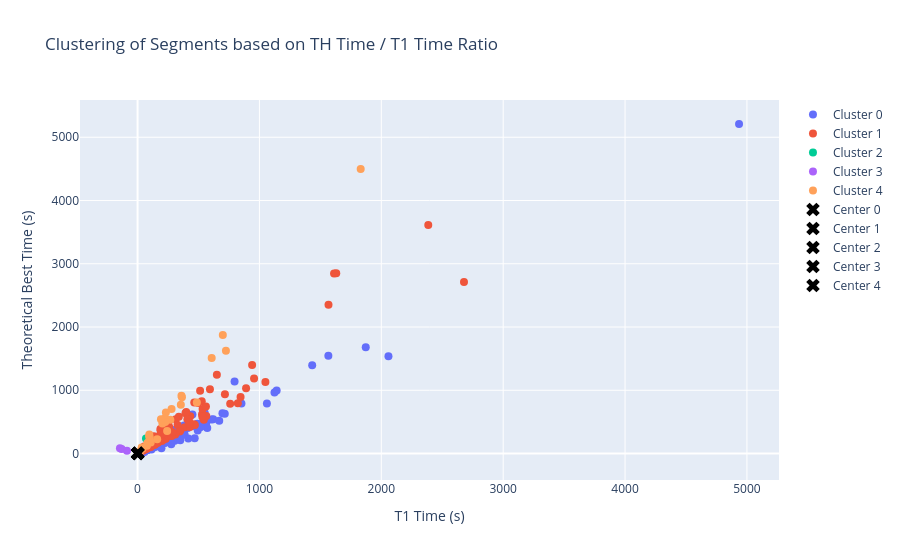

The cell this chart's notebook holds for it:
### Code cell
fig = go.Figure()
colors = px.colors.qualitative.Plotly
for i in range(5):
    cluster_data = Test_df[Test_df['cluster'] == i]
    fig.add_trace(go.Scatter(
        x=cluster_data['T1_time'],
        y=cluster_data['theoretical_best_time'],
        mode='markers',
        name=f'Cluster {i}',
        marker=dict(color=colors[i % len(colors)], size=8),
        hovertemplate=
            "<b>Segment ID:</b> %{customdata[0]}<br>" +
            "<b>T1 Time:</b> %{x:.0f}s<br>" +
            "<b>Theoretical Best Time:</b> %{y:.0f}s<br>" +
            "<b>TH/T1 Ratio:</b> %{customdata[1]:.2f}<extra></extra>",
        customdata=np.stack((cluster_data['segment_id'], cluster_data['TH_time_T1_time_ratio']), axis=-1)
    ))

# Add cluster centers
for i, center in enumerate(centers):    
    fig.add_trace(go.Scatter(
        x=[center[0]],
        y=[center[0] * center[0]],  # y = ratio * x
        mode='markers',
        name=f'Center {i}',
        marker=dict(symbol='x', color='black', size=12),
        customdata=[[center[0] * center[0], 'Center']],
        hovertemplate=
            "<b>Cluster Center</b><br>" +
            "<b>T1 Time:</b> %{x:.0f}s<br>" +
            "<b>Theoretical Best Time:</b> %{y:.0f}s<br>" +
            "<extra></extra>"
    ))
fig.update_layout(
    title="Clustering of Segments based on TH Time / T1 Time Ratio",
    xaxis_title="T1 Time (s)",
    yaxis_title="Theoretical Best Time (s)",
    hovermode='closest'
)
fig.show()

### Figure 1 — Plotly figure (JSON) as saved in the notebook; plotly's stock layout.template omitted (floating-point values rounded to 4 significant figures; data arrays with more than 128 entries replaced by an {"elided": "..."} marker saying what was removed)
{"data": [{"customdata": {"elided": "129x2 float values"}, "hovertemplate": "<b>Segment ID:</b> %{customdata[0]}<br><b>T1 Time:</b> %{x:.0f}s<br><b>Theoretical Best Time:</b> %{y:.0f}s<br><b>TH/T1 Ratio:</b> %{customdata[1]:.2f}<extra></extra>", "marker": {"color": "#636EFA", "size": 8}, "mode": "markers", "name": "Cluster 0", "type": "scatter", "x": {"elided": "129 float values"}, "y": {"elided": "129 float values"}}, {"customdata": {"elided": "113x2 float values"}, "hovertemplate": "<b>Segment ID:</b> %{customdata[0]}<br><b>T1 Time:</b> %{x:.0f}s<br><b>Theoretical Best Time:</b> %{y:.0f}s<br><b>TH/T1 Ratio:</b> %{customdata[1]:.2f}<extra></extra>", "marker": {"color": "#EF553B", "size": 8}, "mode": "markers", "name": "Cluster 1", "type": "scatter", "x": [274.7, 279.5, 197.4, 149.5, 59.22, 351.7, 52.81, 301.4, 432.3, 126.2, 98.54, 1567.0, 187.6, 526.7, 155.1, 231.6, 387.5, 68.13, 53.33, 399.2, 136.2, 201.9, 463.5, 120.5, 106.5, 209.1, 392.9, 338.6, 154.1, 650.8, 129.2, 224.6, 78.9, 939.9, 117.5, 146.1, 45.87, 39.08, 169.8, 202.6, 185.4, 119.8, 72.77, 90.0, 227.8, 102.8, 534.7, 1612.0, 169.9, 890.5, 38.16, 220.3, 760.1, 529.1, 822.8, 254.0, 130.0, 54.57, 313.7, 57.04, 716.8, 328.1, 346.0, 513.4, 225.3, 167.0, 113.0, 1049.0, 99.4, 184.6, 2385.0, 955.9, 143.9, 1630.0, 116.2, 593.9, 188.8, 140.4, 470.2, 168.1, 133.7, 430.4, 54.7, 845.2, 2678.0, 69.38, 408.8, 533.6, 308.8, 560.9, 543.8, 425.0, 564.0, 149.8, 96.94, 108.3, 498.0, 88.99, 187.9, 259.0, 258.6, 424.1, 278.9, 285.7, 105.3, 200.9, 531.3, 155.1, 79.12, 88.85, 83.77, 144.4, 465.3], "y": [286.0, 296.6, 205.0, 247.5, 63.0, 366.0, 60.0, 314.0, 589.1, 263.0, 183.6, 2352.0, 308.0, 825.6, 181.0, 234.0, 413.3, 72.0, 85.15, 657.0, 162.0, 270.0, 463.7, 188.3, 113.0, 287.1, 635.7, 580.9, 248.0, 1245.0, 213.5, 233.1, 106.8, 1398.0, 177.3, 186.8, 47.0, 51.65, 256.2, 202.0, 199.0, 132.5, 79.44, 169.3, 294.8, 151.9, 612.9, 2846.0, 199.2, 1033.0, 45.71, 295.8, 786.0, 621.5, 793.0, 282.0, 135.2, 69.47, 541.4, 78.51, 938.3, 452.8, 346.7, 991.4, 468.3, 168.5, 137.3, 1129.0, 110.0, 217.9, 3613.0, 1186.0, 209.1, 2852.0, 160.2, 1018.0, 368.6, 139.2, 451.5, 203.3, 271.7, 420.2, 109.6, 894.3, 2711.0, 78.0, 541.6, 704.0, 302.2, 741.8, 531.9, 467.3, 594.8, 183.0, 100.0, 105.0, 800.3, 107.8, 385.9, 424.2, 516.2, 497.2, 275.4, 340.0, 179.4, 307.2, 579.6, 187.8, 79.02, 104.0, 106.5, 147.0, 805.0]}, {"customdata": [[12090000.0, 3.449]], "hovertemplate": "<b>Segment ID:</b> %{customdata[0]}<br><b>T1 Time:</b> %{x:.0f}s<br><b>Theoretical Best Time:</b> %{y:.0f}s<br><b>TH/T1 Ratio:</b> %{customdata[1]:.2f}<extra></extra>", "marker": {"color": "#00CC96", "size": 8}, "mode": "markers", "name": "Cluster 2", "type": "scatter", "x": [69.21], "y": [238.7]}, {"customdata": [[5293000.0, -0.516], [21030000.0, -0.5514], [30780000.0, -0.5754]], "hovertemplate": "<b>Segment ID:</b> %{customdata[0]}<br><b>T1 Time:</b> %{x:.0f}s<br><b>Theoretical Best Time:</b> %{y:.0f}s<br><b>TH/T1 Ratio:</b> %{customdata[1]:.2f}<extra></extra>", "marker": {"color": "#AB63FA", "size": 8}, "mode": "markers", "name": "Cluster 3", "type": "scatter", "x": [-87.21, -130.9, -144.5], "y": [45.0, 72.17, 83.14]}, {"customdata": [[4592000.0, 2.49], [19840000.0, 2.146], [30180000.0, 2.062], [26680000.0, 1.9], [16210000.0, 2.243], [14150000.0, 2.527], [22480000.0, 1.656], [38030000.0, 2.848], [38880000.0, 2.86], [39450000.0, 1.611], [18000000.0, 2.485], [17190000.0, 1.469], [38270000.0, 2.332], [18830000.0, 1.599], [26330000.0, 1.368], [13690000.0, 1.986], [23500000.0, 2.677], [16580000.0, 2.188], [2612000.0, 2.172], [16400000.0, 2.798], [13550000.0, 2.438], [4002000.0, 2.831], [18460000.0, 2.011], [31150000.0, 2.457], [21060000.0, 1.395], [33560000.0, 2.534], [26970000.0, 2.55], [33650000.0, 3.139]], "hovertemplate": "<b>Segment ID:</b> %{customdata[0]}<br><b>T1 Time:</b> %{x:.0f}s<br><b>Theoretical Best Time:</b> %{y:.0f}s<br><b>TH/T1 Ratio:</b> %{customdata[1]:.2f}<extra></extra>", "marker": {"color": "#FFA15A", "size": 8}, "mode": "markers", "name": "Cluster 4", "type": "scatter", "x": [224.3, 98.47, 80.37, 39.91, 725.1, 279.0, 486.3, 33.46, 95.35, 107.9, 608.2, 242.7, 203.9, 76.79, 19.74, 268.9, 699.6, 227.5, 355.1, 232.4, 364.1, 192.1, 96.69, 1831.0, 160.8, 360.2, 99.75, 96.39], "y": [558.5, 211.3, 165.7, 75.84, 1626.0, 705.2, 805.5, 95.31, 272.7, 173.9, 1511.0, 356.5, 475.5, 122.8, 27.0, 534.1, 1873.0, 497.7, 771.2, 650.2, 887.7, 543.6, 194.4, 4499.0, 224.3, 912.8, 254.3, 302.5]}, {"customdata": [[0.6389, "Center"]], "hovertemplate": "<b>Cluster Center</b><br><b>T1 Time:</b> %{x:.0f}s<br><b>Theoretical Best Time:</b> %{y:.0f}s<br><extra></extra>", "marker": {"color": "black", "size": 12, "symbol": "x"}, "mode": "markers", "name": "Center 0", "type": "scatter", "x": [0.7993], "y": [0.6389]}, {"customdata": [[1.241, "Center"]], "hovertemplate": "<b>Cluster Center</b><br><b>T1 Time:</b> %{x:.0f}s<br><b>Theoretical Best Time:</b> %{y:.0f}s<br><extra></extra>", "marker": {"color": "black", "size": 12, "symbol": "x"}, "mode": "markers", "name": "Center 1", "type": "scatter", "x": [1.114], "y": [1.241]}, {"customdata": [[7.222, "Center"]], "hovertemplate": "<b>Cluster Center</b><br><b>T1 Time:</b> %{x:.0f}s<br><b>Theoretical Best Time:</b> %{y:.0f}s<br><extra></extra>", "marker": {"color": "black", "size": 12, "symbol": "x"}, "mode": "markers", "name": "Center 2", "type": "scatter", "x": [2.687], "y": [7.222]}, {"customdata": [[0.2891, "Center"]], "hovertemplate": "<b>Cluster Center</b><br><b>T1 Time:</b> %{x:.0f}s<br><b>Theoretical Best Time:</b> %{y:.0f}s<br><extra></extra>", "marker": {"color": "black", "size": 12, "symbol": "x"}, "mode": "markers", "name": "Center 3", "type": "scatter", "x": [-0.5376], "y": [0.2891]}, {"customdata": [[2.514, "Center"]], "hovertemplate": "<b>Cluster Center</b><br><b>T1 Time:</b> %{x:.0f}s<br><b>Theoretical Best Time:</b> %{y:.0f}s<br><extra></extra>", "marker": {"color": "black", "size": 12, "symbol": "x"}, "mode": "markers", "name": "Center 4", "type": "scatter", "x": [1.586], "y": [2.514]}], "layout": {"hovermode": "closest", "title": {"text": "Clustering of Segments based on TH Time / T1 Time Ratio"}, "xaxis": {"title": {"text": "T1 Time (s)"}}, "yaxis": {"title": {"text": "Theoretical Best Time (s)"}}}}
